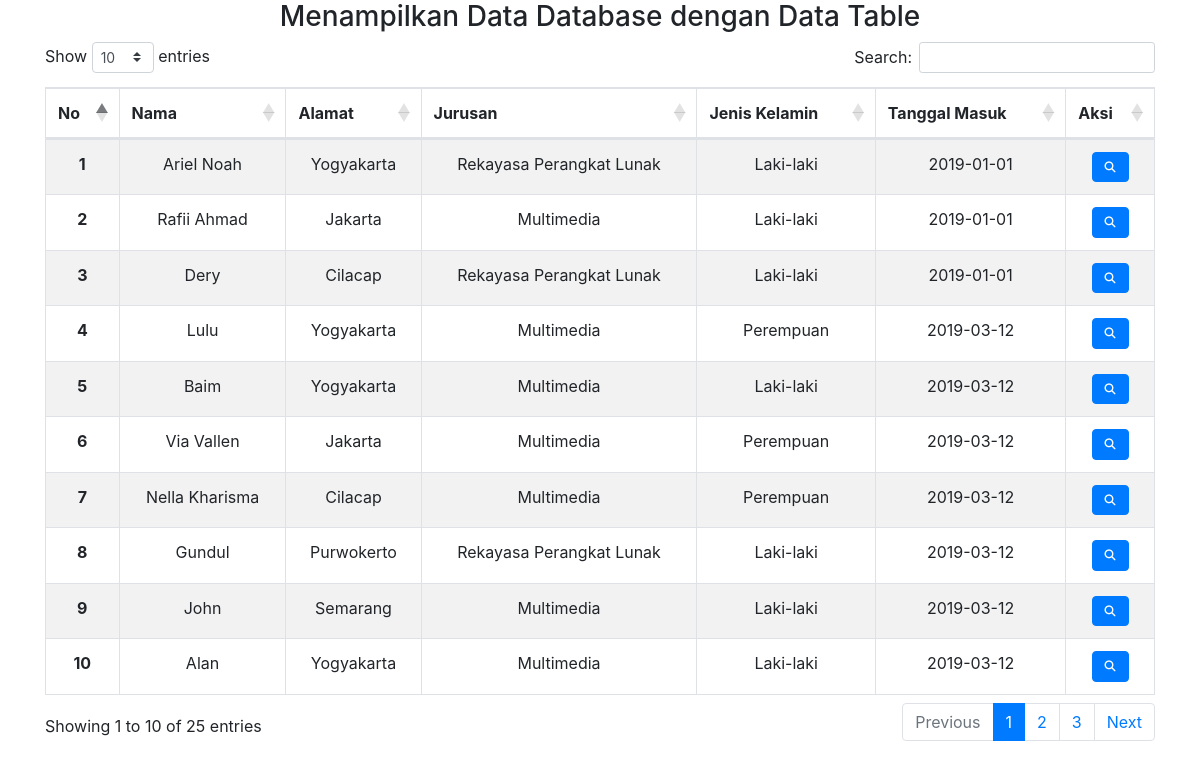
The page / on the database its author committed.
### tables this page shows
CREATE TABLE `tbl_siswa` (
  `id` int(11) NOT NULL,
  `nama_siswa` varchar(255) NOT NULL,
  `alamat` text NOT NULL,
  `jenis_kelamin` varchar(255) NOT NULL,
  `tgl_masuk` varchar(255) NOT NULL,
  `jurusan` varchar(255) NOT NULL,
  `biodata` varchar(255) NOT NULL,
  `avatar` varchar(255) NOT NULL
);

### index.php (the view, shortened to what this page needs)
<!DOCTYPE html>
<html lang="en">
<head>
    <link rel="stylesheet" href="https://stackpath.bootstrapcdn.com/bootstrap/4.4.1/css/bootstrap.min.css">
    <link rel="stylesheet" href="https://cdn.datatables.net/1.10.20/css/dataTables.bootstrap4.min.css">
</head>
<body>
    <div class="container">
    <h3 align="center">Menampilkan Data Database dengan Data Table</h3>
        <div class="table-responsive">
            <table id="data" class="table table-hover table-striped table-bordered text-center" style="width: 100%;">
                <thead>
                    <tr>
                        <th scope="col">No</th>
                        <th scope="col">Nama</th>
                        <th scope="col">Alamat</th>
                        <th scope="col">Jurusan</th>
                        <th scope="col">Jenis Kelamin</th>
                        <th scope="col">Tanggal Masuk</th>
                        <th scope="col">Aksi</th>
                    </tr>
                </thead>
                <tbody>
                    <?php
                        include 'koneksi.php';
                        $no = 1;
                        $query = "SELECT * FROM tbl_siswa ORDER BY id DESC";
                        $dewan1 = $db1->prepare($query);
                        $dewan1->execute();
                        $res1 = $dewan1->get_result();
                        while ($row = $res1->fetch_assoc()){
                            $nama_mahasiswa = $row['nama_siswa'];
                            $alamat = $row['alamat'];
                            $jurusan = $row['jurusan'];
                            $jenis_kelamin = $row['jenis_kelamin'];
                            $tgl_masuk = $row['tgl_masuk'];
                    ?>
                    <tr>
                        <th><?php echo $no++ ?></th>
                        <td><?php echo $nama_mahasiswa; ?></td>
                        <td><?php echo $alamat; ?></td>
                        <td><?php echo $jurusan; ?></td>
                        <td><?php echo $jenis_kelamin; ?></td>
                        <td><?php echo $tgl_masuk; ?></td>
                        <td>
                            <button style="font-size: 11px;" class="btn btn-primary" id="detail" name="detail" title="Lihat Detail"><i class="fa fa-search"></i></button>
                        </td>
                    </tr>
                    <?php } ?>
                </tbody>
            </table>
        </div>
    </div>
</body>
</html>

### rows shown on the page
tbl_siswa: nama_siswa "Ariel Noah", alamat "Yogyakarta", jurusan "Rekayasa Perangkat Lunak", jenis_kelamin "Laki-laki", tgl_masuk "2019-01-01"
tbl_siswa: nama_siswa "Rafii Ahmad", alamat "Jakarta", jurusan "Multimedia", jenis_kelamin "Laki-laki", tgl_masuk "2019-01-01"
tbl_siswa: nama_siswa "Dery", alamat "Cilacap", jurusan "Rekayasa Perangkat Lunak", jenis_kelamin "Laki-laki", tgl_masuk "2019-01-01"
tbl_siswa: nama_siswa "Lulu", alamat "Yogyakarta", jurusan "Multimedia", jenis_kelamin "Perempuan", tgl_masuk "2019-03-12"
tbl_siswa: nama_siswa "Baim", alamat "Yogyakarta", jurusan "Multimedia", jenis_kelamin "Laki-laki", tgl_masuk "2019-03-12"
tbl_siswa: nama_siswa "Via Vallen", alamat "Jakarta", jurusan "Multimedia", jenis_kelamin "Perempuan", tgl_masuk "2019-03-12"
tbl_siswa: nama_siswa "Nella Kharisma", alamat "Cilacap", jurusan "Multimedia", jenis_kelamin "Perempuan", tgl_masuk "2019-03-12"
tbl_siswa: nama_siswa "Gundul", alamat "Purwokerto", jurusan "Rekayasa Perangkat Lunak", jenis_kelamin "Laki-laki", tgl_masuk "2019-03-12"
tbl_siswa: nama_siswa "John", alamat "Semarang", jurusan "Multimedia", jenis_kelamin "Laki-laki", tgl_masuk "2019-03-12"
tbl_siswa: nama_siswa "Alan", alamat "Yogyakarta", jurusan "Multimedia", jenis_kelamin "Laki-laki", tgl_masuk "2019-03-12"
